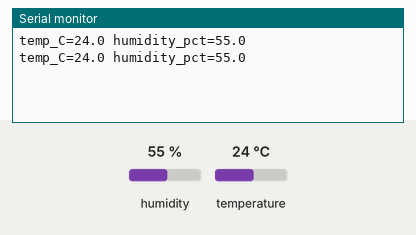
A sketch run on a simulated Arduino Uno, built with avr-gcc and run on an emulated ATmega328P. Shown: the last lines printed to the serial monitor. The test bench sets the inputs (shaded band); at power-on: humidity 55 %, temperature 24 °C.

Above: at 5.8 s.
5.9 s: humidity set to 22 %
At 7.9 s:
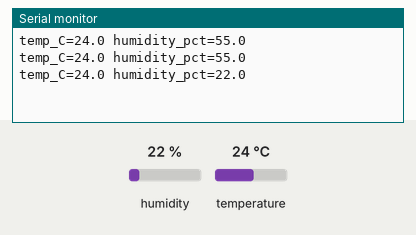
9.6 s: temperature set to 12 °C
At 11.2 s:
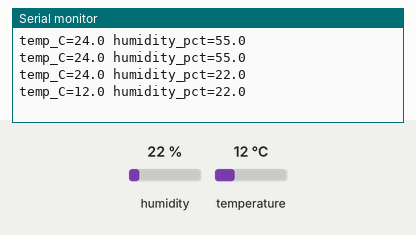
13.3 s: humidity set to 40 %
At 15.5 s:
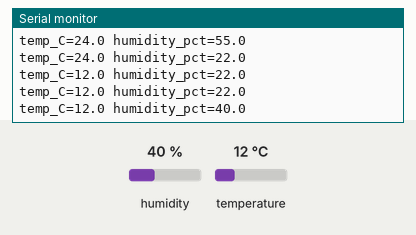
Timing chart, 0 to 17.0 s (numbered marks = the images above; inputs shaded):
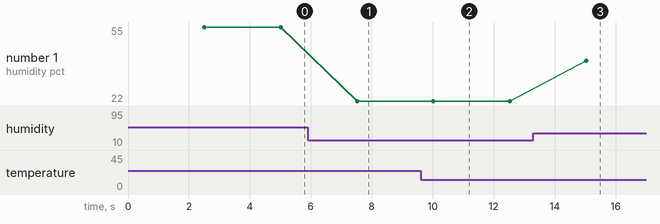

Measured:
- after the input at 5.9 s, the serial monitor: prints a new line after 1.6 s (image 1)
- after the input at 9.6 s, the serial monitor: prints a new line after 0.42 s (image 2)
- after the input at 13.3 s, the serial monitor: prints a new line after 1.7 s (image 3)
- plotted number 1: 55 → 22 after the input at 5.9 s, 22 → 40 after the input at 13.3 s

The sketch:

sketch.ino
```cpp
#include <DHT.h>
const byte DHT_PIN = 2;
const unsigned long READ_MS = 2500;
DHT dht(DHT_PIN, DHT22);

void setup() {
  Serial.begin(9600);
  dht.begin();
}

void loop() {
  delay(READ_MS);
  float h = dht.readHumidity();
  float t = dht.readTemperature();
  if (isnan(h) || isnan(t)) {
    Serial.println("ERROR: DHT22");
    return;
  }
  Serial.print("temp_C=");
  Serial.print(t, 1);
  Serial.print(" humidity_pct=");
  Serial.println(h, 1);
}
```
